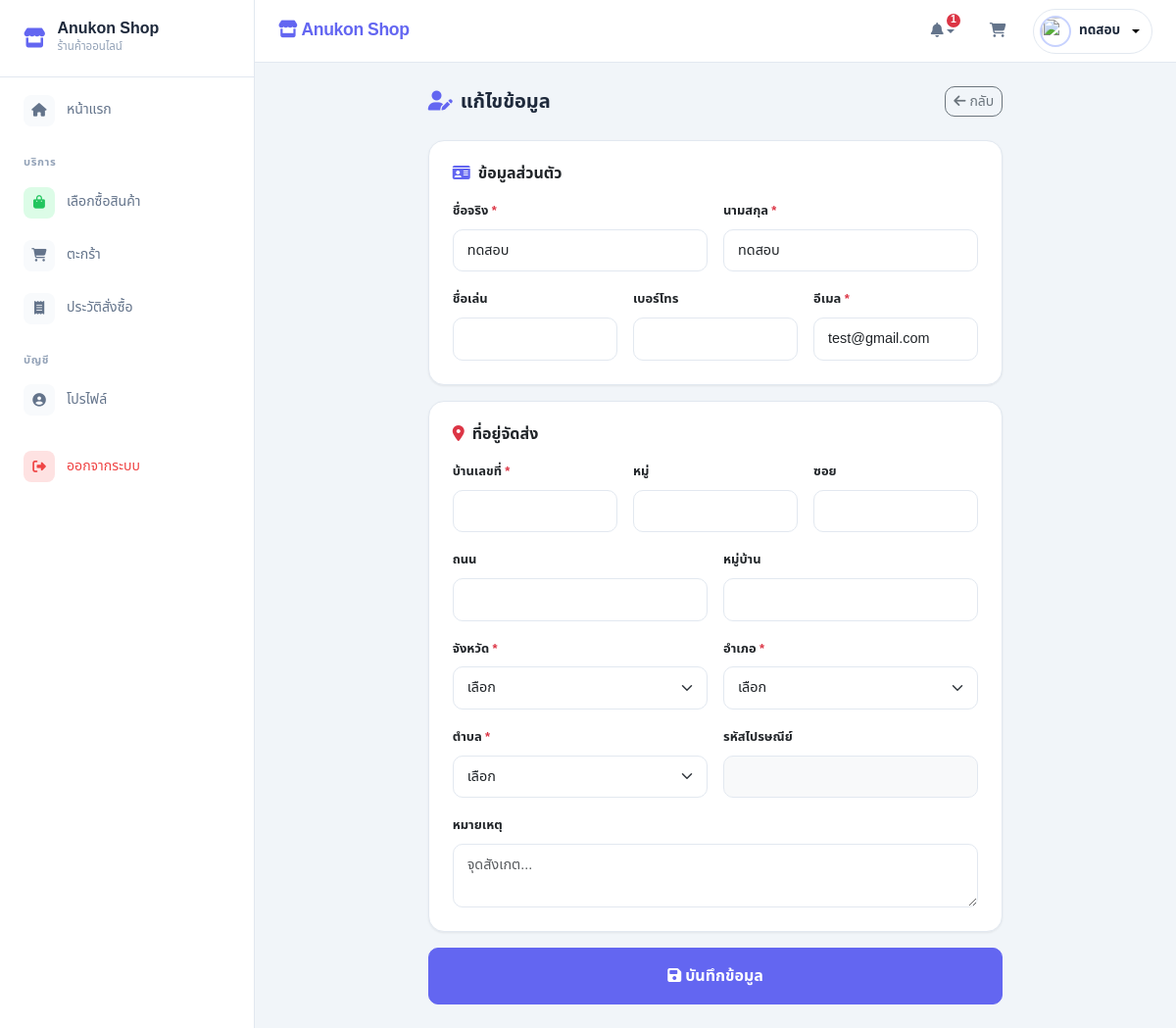
Page /views/edit_profile.php (signed in) on the committed database.
### tables this page shows
CREATE TABLE `users` (
  `user_id` int(11) NOT NULL,
  `username` varchar(50) NOT NULL,
  `password` varchar(255) NOT NULL,
  `first_name` varchar(100) DEFAULT NULL,
  `last_name` varchar(100) DEFAULT NULL,
  `nick_name` varchar(50) DEFAULT NULL,
  `phone_no` varchar(20) DEFAULT NULL,
  `email` varchar(100) DEFAULT NULL,
  `address_id` int(11) DEFAULT NULL,
  `user_status` tinyint(4) DEFAULT 1 COMMENT '1=Active, 0=Inactive',
  `role` enum('admin','staff','customer') DEFAULT 'customer',
  `profile` varchar(255) DEFAULT NULL,
  `created_at` timestamp NOT NULL DEFAULT current_timestamp(),
  `updated_at` timestamp NOT NULL DEFAULT current_timestamp() ON UPDATE current_timestamp()
);

### views/edit_profile.php (the view, shortened to what this page needs)
<?php
include_once '../includes/header.php';
$user_id = $_SESSION['user_id'];
$sql = "SELECT u.*, a.*, s.sub_dist_name, s.zip_code, s.sub_dist_id as current_sub_dist,
               d.dist_id as current_dist, d.dist_name,
               p.prov_id as current_prov, p.prov_name
        FROM users u
        LEFT JOIN addresses a ON u.address_id = a.address_id
        LEFT JOIN subdistricts s ON a.sub_dist_id = s.sub_dist_id
        LEFT JOIN districts d ON s.dist_id = d.dist_id
        LEFT JOIN provinces p ON d.prov_id = p.prov_id
        WHERE u.user_id = ?";
$stmt = $conn->prepare($sql);
$stmt->bind_param("i", $user_id);
$stmt->execute();
$user = $stmt->get_result()->fetch_assoc();
?>
<main class="page-content fade-up">
    <div class="row justify-content-center">
        <div class="col-lg-8">
            <div class="d-flex justify-content-between align-items-center mb-4">
                <h5 class="fw-bold mb-0"><i class="fa-solid fa-user-pen text-primary me-2"></i>แก้ไขข้อมูล</h5>
                <a href="profile.php" class="btn btn-outline-secondary btn-sm"><i class="fa-solid fa-arrow-left me-1"></i>กลับ</a>
            </div>
            <form id="editProfileForm">
                <div class="card p-4 mb-3">
                    <h6 class="fw-bold mb-3"><i class="fa-solid fa-id-card text-primary me-2"></i>ข้อมูลส่วนตัว</h6>
                    <div class="row g-3">
                        <div class="col-md-6">
                            <label class="form-label fw-bold small">ชื่อจริง <span class="text-danger">*</span></label>
                            <input type="text" class="form-control" name="first_name" value="<?php echo htmlspecialchars($user['first_name'] ?? ''); ?>" required>
                        </div>
                        <div class="col-md-6">
                            <label class="form-label fw-bold small">นามสกุล <span class="text-danger">*</span></label>
                            <input type="text" class="form-control" name="last_name" value="<?php echo htmlspecialchars($user['last_name'] ?? ''); ?>" required>
                        </div>
                        <div class="col-md-4">
                            <label class="form-label fw-bold small">ชื่อเล่น</label>
                            <input type="text" class="form-control" name="nick_name" value="<?php echo htmlspecialchars($user['nick_name'] ?? ''); ?>">
                        </div>
                        <div class="col-md-4">
                            <label class="form-label fw-bold small">เบอร์โทร</label>
                            <input type="text" class="form-control" name="phone_no" value="<?php echo htmlspecialchars($user['phone_no'] ?? ''); ?>">
                        </div>
                        <div class="col-md-4">
                            <label class="form-label fw-bold small">อีเมล <span class="text-danger">*</span></label>
                            <input type="email" class="form-control" name="email" value="<?php echo htmlspecialchars($user['email'] ?? ''); ?>" required>
                        </div>
                    </div>
                </div>
                <div class="card p-4 mb-3">
                    <h6 class="fw-bold mb-3"><i class="fa-solid fa-location-dot text-danger me-2"></i>ที่อยู่จัดส่ง</h6>
                    <div class="row g-3">
                        <div class="col-4">
                            <label class="form-label fw-bold small">บ้านเลขที่ <span class="text-danger">*</span></label>
                            <input type="text" class="form-control" name="home_no" value="<?php echo htmlspecialchars($user['home_no'] ?? ''); ?>" required>
                        </div>
                        <div class="col-4">
                            <label class="form-label fw-bold small">หมู่</label>
                            <input type="text" class="form-control" name="moo" value="<?php echo htmlspecialchars($user['moo'] ?? ''); ?>">
                        </div>
                        <div class="col-4">
                            <label class="form-label fw-bold small">ซอย</label>
                            <input type="text" class="form-control" name="soi" value="<?php echo htmlspecialchars($user['soi'] ?? ''); ?>">
                        </div>
                        <div class="col-md-6">
                            <label class="form-label fw-bold small">ถนน</label>
                            <input type="text" class="form-control" name="road" value="<?php echo htmlspecialchars($user['road'] ?? ''); ?>">
                        </div>
                        <div class="col-md-6">
                            <label class="form-label fw-bold small">หมู่บ้าน</label>
                            <input type="text" class="form-control" name="village" value="<?php echo htmlspecialchars($user['village'] ?? ''); ?>">
                        </div>
                        <div class="col-md-6">
                            <label class="form-label fw-bold small">จังหวัด <span class="text-danger">*</span></label>
                            <select class="form-select" id="province" name="prov_id" required><option value="">เลือก</option></select>
                        </div>
                        <div class="col-md-6">
                            <label class="form-label fw-bold small">อำเภอ <span class="text-danger">*</span></label>
                            <select class="form-select" id="district" name="dist_id" required><option value="">เลือก</option></select>
                        </div>
                        <div class="col-md-6">
                            <label class="form-label fw-bold small">ตำบล <span class="text-danger">*</span></label>
                            <select class="form-select" id="subdistrict" name="sub_dist_id" required><option value="">เลือก</option></select>
                        </div>
                        <div class="col-md-6">
                            <label class="form-label fw-bold small">รหัสไปรษณีย์</label>
                            <input type="text" class="form-control bg-light" id="zipcode" readonly>
                        </div>
                        <div class="col-12">
                            <label class="form-label fw-bold small">หมายเหตุ</label>
                            <textarea class="form-control" name="remark" rows="2" placeholder="จุดสังเกต..."><?php echo htmlspecialchars($user['remark'] ?? ''); ?></textarea>
                        </div>
                    </div>
                </div>
                <button type="submit" class="btn btn-primary w-100 py-3 fw-bold">
                    <i class="fa-solid fa-floppy-disk me-1"></i>บันทึกข้อมูล
                </button>
            </form>
        </div>
    </div>
</main>
<?php include_once '../includes/footer.php'; ?>

### includes/header.php (style rules this page uses)
:root { --primary: #6366f1; --primary-hover: #4f46e5; --primary-light: #eef2ff; --primary-soft: #c7d2fe; --surface: #ffffff; --surface-alt: #f8fafc; --bg: #f1f5f9; --text: #1e293b; --text-muted: #94a3b8; --text-secondary: #64748b; --border: #e2e8f0; --success: #22c55e; --success-soft: #dcfce7; --danger: #ef4444; --danger-soft: #fee2e2; --warning: #f59e0b; --warning-soft: #fef3c7; --info: #3b82f6; --info-soft: #dbeafe; --radius: 16px; --radius-sm: 10px; --radius-xs: 6px; --shadow: 0 1px 3px rgba(0, 0, 0, 0.04), 0 1px 2px rgba(0, 0, 0, 0.03); --shadow-md: 0 4px 6px -1px rgba(0, 0, 0, 0.05), 0 2px 4px -2px rgba(0, 0, 0, 0.03); --shadow-lg: 0 10px 15px -3px rgba(0, 0, 0, 0.05), 0 4px 6px -4px rgba(0, 0, 0, 0.03); --transition: all 0.2s ease; }
* { box-sizing: border-box; }
body { font-family: 'Noto Sans Thai', sans-serif; background-color: var(--bg); margin: 0; padding: 0; overflow-x: hidden; color: var(--text); font-size: 0.925rem; line-height: 1.6; }
.text-primary { color: var(--primary) !important; }
.btn-primary { background-color: var(--primary) !important; border-color: var(--primary) !important; border-radius: var(--radius-sm) !important; font-weight: 500; transition: var(--transition); }
.btn { border-radius: var(--radius-sm) !important; font-weight: 500; transition: var(--transition); }
.card { border: 1px solid var(--border); border-radius: var(--radius) !important; box-shadow: var(--shadow); background: var(--surface); transition: var(--transition); }
.form-control, .form-select { border-radius: var(--radius-sm) !important; border: 1px solid var(--border); padding: 10px 14px; font-size: 0.9rem; transition: var(--transition); }
.page-content { flex: 1; padding: 24px; }
.fade-up { animation: fadeUp 0.35s ease-out; }

### rows in the picture
users: first_name "ทดสอบ", last_name "ทดสอบ", email "test@gmail.com"

### other values in the picture
$noti_count "1"
$_SESSION['full_name'] "ทดสอบ"
